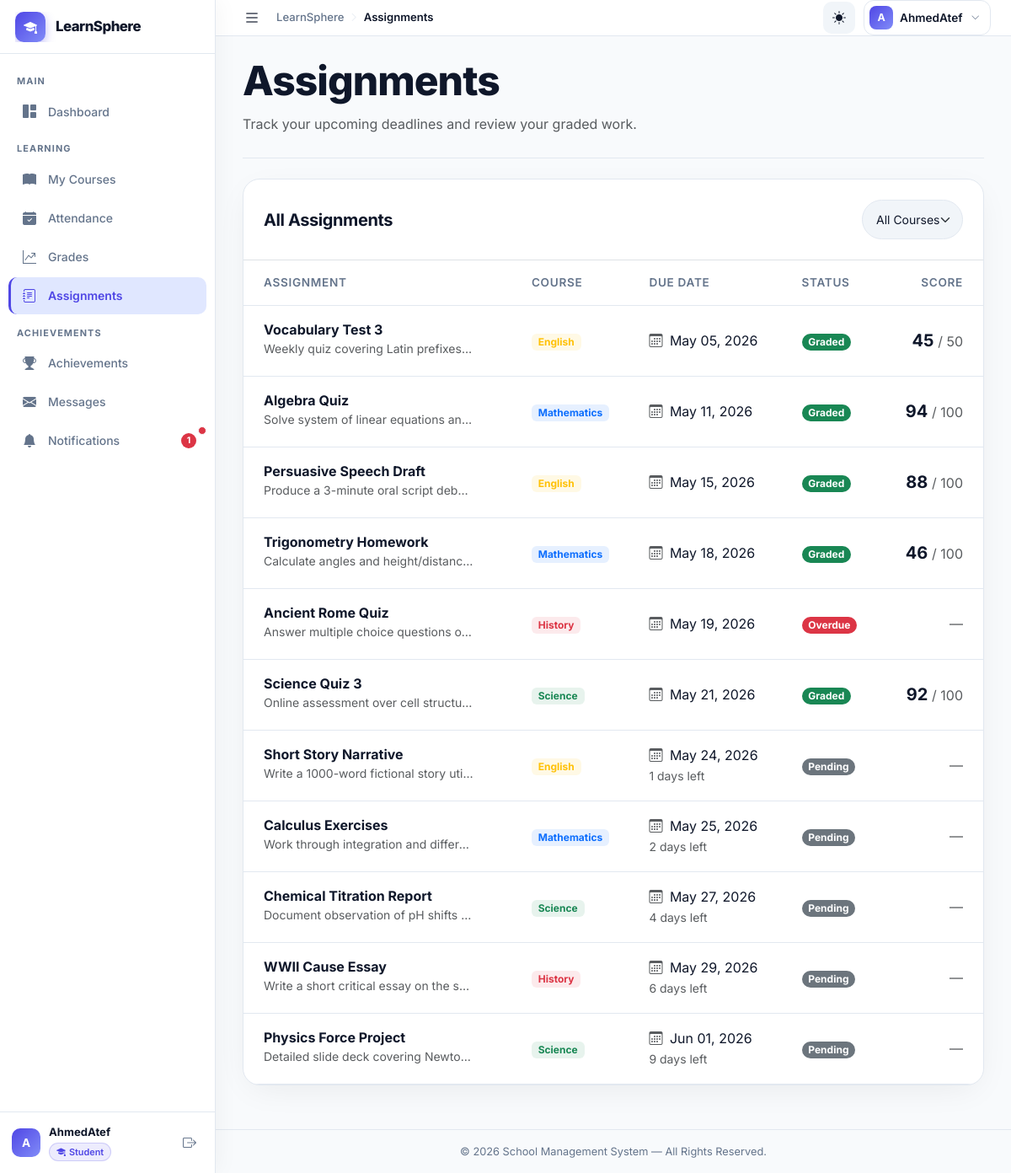
The page /modules/student/assignments.php (signed in) on the database its author committed.
### tables this page shows
CREATE TABLE `assignments` (
  `id` int(11) NOT NULL AUTO_INCREMENT,
  `course_id` int(11) NOT NULL,
  `title` varchar(200) NOT NULL,
  `description` text DEFAULT NULL,
  `due_date` date DEFAULT NULL,
  `max_score` tinyint(4) NOT NULL DEFAULT 100,
  `created_at` timestamp NOT NULL DEFAULT current_timestamp(),
  PRIMARY KEY (`id`),
  KEY `fk_assign_course` (`course_id`),
  CONSTRAINT `fk_assign_course` FOREIGN KEY (`course_id`) REFERENCES `courses` (`id`) ON DELETE CASCADE
);

CREATE TABLE `courses` (
  `id` int(11) NOT NULL AUTO_INCREMENT,
  `name` varchar(150) NOT NULL,
  `description` text DEFAULT NULL,
  `icon` varchar(60) DEFAULT 'bi-book-fill',
  `color` enum('primary','success','warning','danger','info') DEFAULT 'primary',
  `teacher_id` int(11) DEFAULT NULL,
  `room_id` int(11) DEFAULT NULL,
  `created_at` timestamp NOT NULL DEFAULT current_timestamp(),
  PRIMARY KEY (`id`),
  KEY `fk_course_teacher` (`teacher_id`),
  KEY `fk_course_room` (`room_id`),
  CONSTRAINT `fk_course_room` FOREIGN KEY (`room_id`) REFERENCES `class_rooms` (`id`) ON DELETE SET NULL,
  CONSTRAINT `fk_course_teacher` FOREIGN KEY (`teacher_id`) REFERENCES `teachers` (`id`) ON DELETE SET NULL
);

CREATE TABLE `grades` (
  `id` int(11) NOT NULL AUTO_INCREMENT,
  `user_id` int(11) NOT NULL,
  `assignment_id` int(11) NOT NULL,
  `score` tinyint(4) NOT NULL DEFAULT 0,
  `graded_at` timestamp NOT NULL DEFAULT current_timestamp(),
  PRIMARY KEY (`id`),
  UNIQUE KEY `uq_grade` (`user_id`,`assignment_id`),
  KEY `fk_grade_user` (`user_id`),
  KEY `fk_grade_assign` (`assignment_id`),
  CONSTRAINT `fk_grade_assign` FOREIGN KEY (`assignment_id`) REFERENCES `assignments` (`id`) ON DELETE CASCADE,
  CONSTRAINT `fk_grade_user` FOREIGN KEY (`user_id`) REFERENCES `users` (`id`) ON DELETE CASCADE
);

### config/auth.php (called while the page is built, shortened)
<?php
function current_user_id(): int
{
    return (int) ($_SESSION['user_id'] ?? 0);
}

### modules/student/assignments.php (the view, shortened to what this page needs)
<?php
require_once BASE_PATH . '/config/connect.php';
require_once BASE_PATH . '/config/auth.php';
$userId = current_user_id();
$filterCourseId = isset($_GET['course_id']) ? (int) $_GET['course_id'] : 0;
$query = "
    SELECT
        a.id, a.title, a.description, a.due_date, a.max_score,
        c.name AS course_name, c.color AS course_color,
        g.score, g.graded_at,
        DATEDIFF(a.due_date, CURDATE()) AS days_left
    FROM assignments a
    JOIN courses c ON c.id = a.course_id
    JOIN enrollments e ON e.course_id = c.id AND e.user_id = ?
    LEFT JOIN grades g ON g.assignment_id = a.id AND g.user_id = ?
";
$query .= " ORDER BY a.due_date ASC";
$stmt = $conn->prepare($query);
if ($filterCourseId > 0) {
    $stmt->bind_param('iii', $userId, $userId, $filterCourseId);
} else {
    $stmt->bind_param('ii', $userId, $userId);
}
$stmt->execute();
$assignments = $stmt->get_result()->fetch_all(MYSQLI_ASSOC);
require_once BASE_PATH . '/includes/header.php';
?>
<div class="dashboard-hero mb-4">
    <div class="dashboard-hero-text">
        <h1 class="dashboard-title">Assignments</h1>
        <p class="text-muted mb-0">Track your upcoming deadlines and review your graded work.</p>
    </div>
</div>
<div class="dashboard-card mb-4" style="padding: 0; overflow: hidden;">
    <div class="d-flex justify-content-between align-items-center border-bottom p-4 bg-transparent">
        <h5 class="mb-0 fw-bold">All Assignments</h5>
        <form method="GET" class="d-flex" style="max-width: 250px;">
            <select name="course_id" class="form-select form-select-sm rounded-pill" onchange="this.form.submit()">
                <option value="0">All Courses</option>
            </select>
        </form>
    </div>
    <div class="p-0">
        <?php if (empty($assignments)): ?>
            <div class="text-center py-5">
                <i class="bi bi-journal-check text-muted mb-3" style="font-size: 3rem;"></i>
                <h5 class="text-muted">No assignments found</h5>
                <p class="text-muted">You're all caught up!</p>
            </div>
        <?php else: ?>
            <div class="table-responsive">
                <table class="table table-hover align-middle mb-0">
                    <thead class="table-light">
                        <tr>
                            <th class="ps-4">Assignment</th>
                            <th>Course</th>
                            <th>Due Date</th>
                            <th>Status</th>
                            <th class="pe-4 text-end">Score</th>
                        </tr>
                    </thead>
                    <tbody>
                        <?php foreach ($assignments as $a):
                            $isGraded = $a['score'] !== null;
                            $daysLeft = (int) $a['days_left'];
                            $statusLabel = '';
                            $statusClass = '';
                            if ($isGraded) {
                                $statusLabel = 'Graded';
                                $statusClass = 'bg-success text-white';
                            } elseif ($daysLeft < 0) {
                                $statusLabel = 'Overdue';
                                $statusClass = 'bg-danger text-white';
                            } elseif ($daysLeft === 0) {
                                $statusLabel = 'Due Today';
                                $statusClass = 'bg-warning text-dark';
                            } else {
                                $statusLabel = 'Pending';
                                $statusClass = 'bg-secondary text-white';
                            }
                            $cColor = $a['course_color'] ?: 'primary';
                        ?>
                            <tr>
                                <td class="ps-4">
                                    <div class="fw-bold"><?= htmlspecialchars($a['title']); ?></div>
                                    <small class="text-muted text-truncate d-inline-block" style="max-width: 250px;">
                                        <?= htmlspecialchars($a['description']); ?>
                                    </small>
                                </td>
                                <td>
                                    <span class="badge bg-<?= $cColor; ?> bg-opacity-10 text-<?= $cColor; ?>">
                                        <?= htmlspecialchars($a['course_name']); ?>
                                    </span>
                                </td>
                                <td>
                                    <div class="text-nowrap">
                                        <i class="bi bi-calendar3 text-muted me-1"></i>
                                        <?= date('M d, Y', strtotime($a['due_date'])); ?>
                                    </div>
                                    <?php if (!$isGraded && $daysLeft > 0): ?>
                                        <small class="text-muted"><?= $daysLeft; ?> days left</small>
                                    <?php endif; ?>
                                </td>
                                <td>
                                    <span class="badge rounded-pill <?= $statusClass; ?>">
                                        <?= $statusLabel; ?>
                                    </span>
                                </td>
                                <td class="pe-4 text-end">
                                    <?php if ($isGraded): ?>
                                        <div class="fw-bold fs-5">
                                            <?= $a['score']; ?> <span class="text-muted fs-6 fw-normal">/ <?= $a['max_score']; ?></span>
                                        </div>
                                    <?php else: ?>
                                        <span class="text-muted">—</span>
                                    <?php endif; ?>
                                </td>
                            </tr>
                        <?php endforeach; ?>
                    </tbody>
                </table>
            </div>
        <?php endif; ?>
    </div>
</div>
<?php require_once BASE_PATH . '/includes/footer.php'; ?>

### assets/css/custom.css (style rules this page uses)
:root { --app-bg: #f8fafc; --app-surface: #ffffff; --app-surface-soft: #f1f5f9; --app-text: #0f172a; --app-muted: #64748b; --app-border: #e2e8f0; --app-primary: #4f46e5; --app-primary-soft: #e0e7ff; --app-success: #10b981; --app-warning: #f59e0b; --app-danger: #ef4444; --app-shadow: 0 10px 40px -10px rgba(0,0,0,0.08); --app-shadow-hover: 0 20px 40px -10px rgba(0,0,0,0.12); --sidebar-width: 256px; --sidebar-collapsed-width: 72px; --topbar-height: 64px; --sidebar-transition: 0.28s cubic-bezier(0.4, 0, 0.2, 1); }
html, body { height: 100%; overflow: hidden; }
body { background: var(--app-bg); color: var(--app-text); font-family: "Inter", "Poppins", system-ui, -apple-system, "Segoe UI", Roboto, Arial, sans-serif; letter-spacing: 0; transition: background-color 0.3s ease, color 0.3s ease; }
h1, h2, h3, h4, h5, h6 { font-weight: 700; letter-spacing: -0.02em; }
.dashboard-title { color: var(--app-text); font-size: clamp(2rem, 4vw, 3.35rem); font-weight: 800; line-height: 1.05; }
.table { margin-bottom: 0; --bs-table-bg: transparent; --bs-table-color: var(--app-text); border-color: var(--app-border); }
.table>thead>tr>th { border-bottom-width: 1px; border-bottom-color: var(--app-border); font-weight: 600; color: var(--app-muted); text-transform: uppercase; font-size: 0.85rem; letter-spacing: 0.05em; padding: 16px; background: transparent !important; }
.table>tbody>tr>td { border-bottom-color: var(--app-border); padding: 16px; vertical-align: middle; }
.form-control, .form-select { background-color: var(--app-surface-soft); border: 1px solid var(--app-border); border-radius: 12px; padding: 12px 16px; color: var(--app-text); transition: all 0.3s ease; }
.dashboard-card { background: var(--app-surface); border: 1px solid var(--app-border); border-radius: 20px; box-shadow: var(--app-shadow); padding: 24px; transition: box-shadow 0.25s ease, border-color 0.25s ease; }
.dashboard-hero { display: flex; align-items: flex-start; justify-content: space-between; gap: 20px; flex-wrap: wrap; padding-bottom: 28px; border-bottom: 1px solid var(--app-border); margin-bottom: 28px; }
.dashboard-hero-text { display: flex; flex-direction: column; align-items: flex-start; gap: 6px; flex: 1; min-width: 260px; }

### rows shown on the page
assignments: title "Vocabulary Test 3", description "Weekly quiz covering Latin prefixes…", course.name "English", due_date "May 05, 2026", grades.score "Graded", grades.score "45", max_score "50"
assignments: title "Algebra Quiz", description "Solve system of linear equations an…", course.name "Mathematics", due_date "May 11, 2026", grades.score "Graded", grades.score "94", max_score "100"
assignments: title "Persuasive Speech Draft", description "Produce a 3-minute oral script deb…", course.name "English", due_date "May 15, 2026", grades.score "Graded", grades.score "88", max_score "100"
assignments: title "Trigonometry Homework", description "Calculate angles and height/distanc…", course.name "Mathematics", due_date "May 18, 2026", grades.score "Graded", grades.score "46", max_score "100"
assignments: title "Ancient Rome Quiz", description "Answer multiple choice questions o…", course.name "History", due_date "May 19, 2026", statusLabel "Overdue"
assignments: title "Science Quiz 3", description "Online assessment over cell structu…", course.name "Science", due_date "May 21, 2026", grades.score "Graded", grades.score "92", max_score "100"
assignments: title "Short Story Narrative", description "Write a 1000-word fictional story uti…", course.name "English", due_date "May 24, 2026", daysLeft "1", statusLabel "Pending"
assignments: title "Calculus Exercises", description "Work through integration and differ…", course.name "Mathematics", due_date "May 25, 2026", daysLeft "2", statusLabel "Pending"
assignments: title "Chemical Titration Report", description "Document observation of pH shifts…", course.name "Science", due_date "May 27, 2026", daysLeft "4", statusLabel "Pending"
assignments: title "WWII Cause Essay", description "Write a short critical essay on the s…", course.name "History", due_date "May 29, 2026", daysLeft "6", statusLabel "Pending"
assignments: title "Physics Force Project", description "Detailed slide deck covering Newto…", course.name "Science", due_date "Jun 01, 2026", daysLeft "9", statusLabel "Pending"

### other values the page prints
$unreadCount "1"
substr($_SESSION['username'] ?? 'U', 0, 1) "A"
$_SESSION['username'] "AhmedAtef"
role_label($currentRole) "Student"
